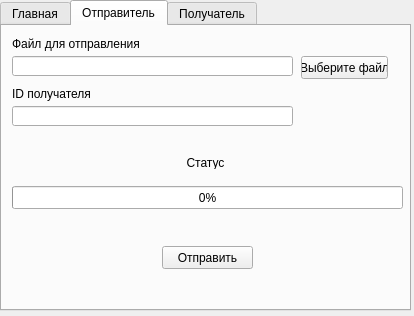
<?xml version="1.0" encoding="UTF-8"?>
<ui version="4.0">
 <class>Form</class>
 <widget class="QWidget" name="Form">
  <property name="geometry">
   <rect>
    <x>0</x>
    <y>0</y>
    <width>414</width>
    <height>316</height>
   </rect>
  </property>
  <property name="minimumSize">
   <size>
    <width>414</width>
    <height>316</height>
   </size>
  </property>
  <property name="maximumSize">
   <size>
    <width>414</width>
    <height>316</height>
   </size>
  </property>
  <property name="windowTitle">
   <string>ShareME</string>
  </property>
  <widget class="QTabWidget" name="tabWidget">
   <property name="geometry">
    <rect>
     <x>0</x>
     <y>0</y>
     <width>411</width>
     <height>311</height>
    </rect>
   </property>
   <property name="minimumSize">
    <size>
     <width>411</width>
     <height>311</height>
    </size>
   </property>
   <property name="maximumSize">
    <size>
     <width>411</width>
     <height>16777215</height>
    </size>
   </property>
   <property name="currentIndex">
    <number>1</number>
   </property>
   <widget class="QWidget" name="tab">
    <attribute name="title">
     <string>Главная</string>
    </attribute>
    <widget class="QLabel" name="label">
     <property name="geometry">
      <rect>
       <x>130</x>
       <y>100</y>
       <width>151</width>
       <height>61</height>
      </rect>
     </property>
     <property name="font">
      <font>
       <family>Times New Roman</family>
       <pointsize>18</pointsize>
      </font>
     </property>
     <property name="text">
      <string>Share ME</string>
     </property>
     <property name="alignment">
      <set>Qt::AlignCenter</set>
     </property>
    </widget>
   </widget>
   <widget class="QWidget" name="tab_2">
    <attribute name="title">
     <string>Отправитель</string>
    </attribute>
    <widget class="QPushButton" name="send">
     <property name="geometry">
      <rect>
       <x>160</x>
       <y>220</y>
       <width>91</width>
       <height>23</height>
      </rect>
     </property>
     <property name="text">
      <string>Отправить</string>
     </property>
    </widget>
    <widget class="QLineEdit" name="fil">
     <property name="geometry">
      <rect>
       <x>10</x>
       <y>30</y>
       <width>281</width>
       <height>20</height>
      </rect>
     </property>
    </widget>
    <widget class="QLabel" name="label_3">
     <property name="geometry">
      <rect>
       <x>10</x>
       <y>60</y>
       <width>281</width>
       <height>16</height>
      </rect>
     </property>
     <property name="text">
      <string>ID получателя</string>
     </property>
    </widget>
    <widget class="QLineEdit" name="ip">
     <property name="geometry">
      <rect>
       <x>10</x>
       <y>80</y>
       <width>281</width>
       <height>20</height>
      </rect>
     </property>
    </widget>
    <widget class="QPushButton" name="sel">
     <property name="geometry">
      <rect>
       <x>299</x>
       <y>30</y>
       <width>87</width>
       <height>23</height>
      </rect>
     </property>
     <property name="text">
      <string>Выберите файл</string>
     </property>
    </widget>
    <widget class="QLabel" name="label_4">
     <property name="geometry">
      <rect>
       <x>180</x>
       <y>130</y>
       <width>47</width>
       <height>13</height>
      </rect>
     </property>
     <property name="text">
      <string>Статус</string>
     </property>
     <property name="alignment">
      <set>Qt::AlignCenter</set>
     </property>
    </widget>
    <widget class="QProgressBar" name="progressBar">
     <property name="geometry">
      <rect>
       <x>10</x>
       <y>160</y>
       <width>391</width>
       <height>23</height>
      </rect>
     </property>
     <property name="value">
      <number>0</number>
     </property>
     <property name="alignment">
      <set>Qt::AlignCenter</set>
     </property>
    </widget>
    <widget class="QLabel" name="label_2">
     <property name="geometry">
      <rect>
       <x>10</x>
       <y>10</y>
       <width>251</width>
       <height>16</height>
      </rect>
     </property>
     <property name="text">
      <string>Файл для отправления</string>
     </property>
    </widget>
   </widget>
   <widget class="QWidget" name="tab_3">
    <attribute name="title">
     <string>Получатель</string>
    </attribute>
    <widget class="QLabel" name="label_5">
     <property name="geometry">
      <rect>
       <x>170</x>
       <y>10</y>
       <width>47</width>
       <height>13</height>
      </rect>
     </property>
     <property name="text">
      <string>Ваш ID</string>
     </property>
     <property name="alignment">
      <set>Qt::AlignCenter</set>
     </property>
    </widget>
    <widget class="QLabel" name="label_6">
     <property name="geometry">
      <rect>
       <x>10</x>
       <y>100</y>
       <width>121</width>
       <height>16</height>
      </rect>
     </property>
     <property name="text">
      <string>Файл для получения:</string>
     </property>
    </widget>
    <widget class="QLineEdit" name="ip_l">
     <property name="geometry">
      <rect>
       <x>10</x>
       <y>30</y>
       <width>371</width>
       <height>20</height>
      </rect>
     </property>
     <property name="alignment">
      <set>Qt::AlignCenter</set>
     </property>
    </widget>
    <widget class="QProgressBar" name="progressBar_2">
     <property name="geometry">
      <rect>
       <x>10</x>
       <y>130</y>
       <width>371</width>
       <height>23</height>
      </rect>
     </property>
     <property name="value">
      <number>0</number>
     </property>
     <property name="alignment">
      <set>Qt::AlignCenter</set>
     </property>
    </widget>
    <widget class="QPushButton" name="get">
     <property name="geometry">
      <rect>
       <x>160</x>
       <y>180</y>
       <width>75</width>
       <height>23</height>
      </rect>
     </property>
     <property name="text">
      <string>Получить</string>
     </property>
    </widget>
    <widget class="QLabel" name="filename">
     <property name="geometry">
      <rect>
       <x>150</x>
       <y>100</y>
       <width>221</width>
       <height>16</height>
      </rect>
     </property>
     <property name="text">
      <string/>
     </property>
    </widget>
    <widget class="QLabel" name="label_7">
     <property name="geometry">
      <rect>
       <x>10</x>
       <y>50</y>
       <width>47</width>
       <height>13</height>
      </rect>
     </property>
     <property name="text">
      <string>Папка</string>
     </property>
    </widget>
    <widget class="QLineEdit" name="lineEdit">
     <property name="geometry">
      <rect>
       <x>10</x>
       <y>70</y>
       <width>271</width>
       <height>20</height>
      </rect>
     </property>
    </widget>
    <widget class="QPushButton" name="pushButton">
     <property name="geometry">
      <rect>
       <x>290</x>
       <y>70</y>
       <width>91</width>
       <height>23</height>
      </rect>
     </property>
     <property name="sizePolicy">
      <sizepolicy hsizetype="Minimum" vsizetype="Fixed">
       <horstretch>0</horstretch>
       <verstretch>0</verstretch>
      </sizepolicy>
     </property>
     <property name="text">
      <string>Выберите папку</string>
     </property>
    </widget>
   </widget>
  </widget>
 </widget>
 <resources/>
 <connections/>
</ui>
